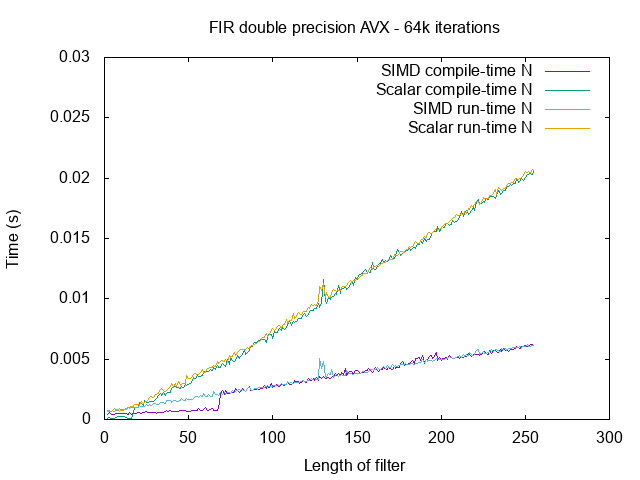

Write gnuplot code to recreate this figure.
set title "FIR double precision AVX - 64k iterations"

set xlabel "Length of filter"
set ylabel "Time (s)"

plot "fir-avx.dat" u 1:6 w lines t "SIMD compile-time N", \
     "" u 1:7 w lines t "Scalar compile-time N", \
     "" u 1:8 w lines t "SIMD run-time N", \
     "" u 1:9 w lines t "Scalar run-time N"
